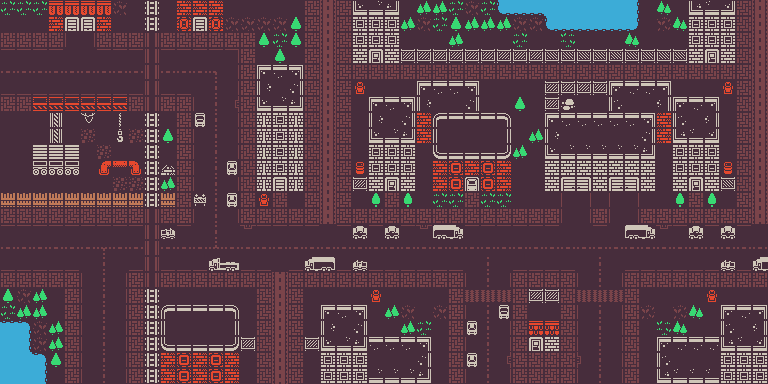

Rendered tile map (Tiled .tmx) drawn with the repository's tilesets; below, a short description and the full map source, tile grids included:
An orthogonal 48x24 tile map with 16x16 px tiles, 1 tile layer (Tile Layer 1).

<map version="1.10" tiledversion="1.10.1" orientation="orthogonal" renderorder="right-down" width="48" height="24" tilewidth="16" tileheight="16" infinite="0" nextlayerid="3" nextobjectid="1">
 <tileset firstgid="1" name="colored" tilewidth="16" tileheight="16" spacing="1" tilecount="1024" columns="32">
  <image source="tileset_legacy.png" width="543" height="543" />
 </tileset>
 <layer id="2" name="Tile Layer 1" width="48" height="24">
  <data encoding="csv">
6,6,6,358,358,358,358,2,1,161,1,488,488,488,1,1,1,1,1,17,73,17,593,594,595,1,68,68,6,2,6,1610612907,1610612906,1610612906,169,169,169,169,169,3221225642,1,2147483716,2147483649,2147484243,2147484242,2147484241,2147483665,2147483721,
1,1,1,488,328,328,488,1,1,161,1,422,328,422,2,2,2,2,33,17,73,17,556,556,556,68,2,6,33,68,68,68,2,2,1610612907,1610612906,1610612906,1610612906,1610612906,3221225643,1,2147483650,2147483716,2147484204,2147484204,2147484204,2147483665,2147483721,
17,17,17,17,3221225486,14,17,17,17,107,17,17,17,17,17,17,33,6,33,17,73,17,556,556,556,1,1,1,68,1,1,1,6,1,1,2147483654,2147483649,2147483649,2147483649,2147483716,2147483649,2147483649,2147483649,2147484204,2147484204,2147484204,2147483665,2147483721,
1610612750,1610612750,1610612750,1610612750,1,1,1610612750,1610612750,1610612750,107,1610612750,1610612750,1610612750,1610612750,1610612752,17,1,33,1,17,73,17,555,326,555,130,130,130,130,130,130,130,130,130,2147483778,2147483778,2147483778,2147483778,2147483778,2147483778,2147483778,2147483778,2147483778,2147484203,2147483974,2147484203,2147483665,2147483721,
2684354606,2684354606,2684354606,2684354606,2684354606,2684354606,2684354606,2684354606,2684354606,107,2684354606,1610612782,1610612782,3221225519,14,17,529,530,531,17,73,17,17,17,17,17,17,17,17,17,17,17,17,17,2147483665,2147483665,2147483665,2147483665,2147483665,2147483665,2147483665,2147483665,2147483665,2147483665,2147483665,2147483665,2147483665,2147483721,
2684354574,2684354574,2684354574,2684354574,2684354574,2684354574,2684354574,2684354574,2684354574,107,2684354574,2684354574,1,46,14,17,561,1,563,17,73,17,398,1,1,1,529,530,530,531,1,1,1,1,130,130,130,130,2147484179,2147484178,2147484178,2147484177,2147483649,2147483649,2147483649,2147484046,2147483665,2147483721,
17,17,427,427,427,427,427,427,17,107,17,17,3221225486,46,15,17,593,594,595,17,73,17,1,529,530,531,561,1,1,563,1,1,33,1,130,70,2147483649,2147483649,2147484211,2147483649,2147483649,2147484209,2147484179,2147484178,2147484177,2147483649,2147483665,2147483721,
1,1,1,428,1,399,1,397,1,161,1,17,751,46,14,17,587,556,587,17,73,17,1,561,1,563,488,625,626,626,626,627,1,1,529,530,530,530,530,530,531,2147484136,2147484211,2147483649,2147484209,2147483649,2147483665,2147483721,
1,1,1,428,1,3,1,429,3,161,33,17,3221225486,46,14,17,587,556,587,17,73,17,1,593,594,595,488,657,1,1,1,659,1,68,561,1,1,1,1,1,563,2147484136,2147484243,2147484242,2147484241,2147483649,2147483665,2147483721,
1,1,462,462,462,1,3,1,1,161,1,17,3221225486,46,14,17,587,556,587,17,73,17,1,556,556,556,1,689,690,690,690,691,68,1,593,594,594,594,594,594,595,2147483649,2147484204,2147484204,2147484204,2147483649,2147483665,2147483721,
1,1,432,432,432,1,393,394,2147484041,161,401,17,3221225486,46,719,17,587,556,587,17,73,17,430,556,556,556,1,488,424,488,424,488,1,1,555,555,555,555,555,555,555,2147483649,2147484204,2147484204,2147484204,2147484078,2147483665,2147483721,
1,1,1,1,1,1,1,3,3,161,68,17,3221225486,46,14,17,587,328,587,17,73,17,130,555,326,555,1,488,424,362,424,488,1,1,555,331,2147483979,555,331,2147483979,555,2147483649,2147484203,2147483974,2147484203,2147483778,2147483665,2147483721,
99,99,99,99,99,99,99,99,99,161,99,17,367,46,719,17,398,17,1,17,73,17,1,35,17,35,1,6,6,17,6,6,1,1,2147483649,3221225486,14,2147483649,3221225486,14,2147483649,2147483649,2147483683,2147483665,2147483683,2147483649,2147483665,2147483721,
17,17,17,17,17,17,17,17,17,107,17,17,3221225486,46,14,17,17,17,17,17,73,17,17,17,17,17,17,17,17,17,17,2147483665,2147483665,2147483665,2147483665,3221225486,14,2147483665,3221225486,14,2147483665,2147483665,2147483665,2147483665,2147483665,2147483665,2147483665,2147483721,
1610612750,1610612750,1610612750,1610612750,1610612750,1610612750,1610612750,1610612750,1610612750,107,750,1610612750,1,46,1,1610612751,1610612750,1610612750,1610612750,1610612750,1,1610612750,716,1610612750,716,1610612750,1610612751,653,654,1610612750,1610612750,3758096398,3758096398,3758096398,3758096398,1,1,3758096398,1,653,654,3758096399,3758096398,716,3758096398,716,3758096398,2147483649,
2684354606,2684354606,2684354606,2684354606,2684354606,2684354606,3221225520,2684354606,2684354606,107,2684354606,2684354606,2684354606,48,2684354606,2684354606,2684354606,2684354606,2684354606,2684354606,2684354606,2684354606,2684354606,2684354606,2684354606,2684354606,2684354606,2684354606,1610612782,1610612782,536870958,536870958,536870958,536870958,536870958,536870958,536870958,536870958,3758096430,3758096430,536870958,536870958,536870958,536870958,536870958,536870958,536870958,536870958,
2684354574,2684354574,2684354574,2684354574,2684354574,1,46,1,2684354574,107,2684354574,2684354574,2684354574,2147484270,2147484269,2684354574,2684354574,1,2684354574,2147484302,2147484301,2684354574,2147484398,2684354574,2684354574,2684354574,2684354574,2684354574,2684354574,1,46,2147483649,536870926,536870926,536870926,536870926,2147483649,2147483694,2147483649,536870926,536870926,536870926,536870926,536870926,536870926,2147484398,536870926,2147484302,
17,17,17,17,17,3221225486,46,14,17,107,17,17,17,17,17,17,17,73,17,17,17,17,17,17,17,17,17,17,17,3221225486,46,14,2147483665,2147483665,2147483665,2147483665,2147483662,2147483694,1073741838,2147483665,2147483665,2147483665,2147483665,2147483665,2147483665,2147483665,2147483665,2147483665,
33,2,68,1,17,3221225486,46,14,17,161,1,1,1,1,1,1,17,73,17,1,1,1,1,398,1,1,1,1,17,3221225677,3221225677,3221225677,17,130,130,2147483665,1073742029,1073742029,1073742029,2147483665,2147483649,2147483649,2147483649,2147483649,2147484046,2147483649,2147483649,2147483649,
6,68,68,1,17,3221225486,46,14,17,161,625,626,626,626,627,1,17,73,17,1,529,530,531,1,68,2,1,2,17,3221225486,46,751,17,1,2147483649,2147483665,2147483662,2147483694,1073741838,2147483665,2147483650,2147483649,2147483650,2147483716,2147483649,2147484179,2147484178,2147484177,
2684354730,2684354731,2,68,17,3221225486,46,14,17,161,657,1,1,1,659,1,17,73,17,1,561,1,563,1,1,68,6,1,17,719,46,14,17,360,360,2147483665,2147483662,2147483694,1073741838,2147483665,2147483649,2147483654,2147483716,2147483649,2147483649,2147484211,2147483649,2147484209,
169,3221225642,2,68,17,3221225486,46,14,17,161,689,690,690,690,691,130,17,73,17,130,593,594,595,530,530,530,531,1,17,3221225486,46,14,17,326,555,2147483665,2147483662,2147483694,1073741838,2147483665,2147483649,2147484179,2147484178,2147484178,2147484178,2147484243,2147484242,2147484241,
169,169,2684354731,33,17,3221225486,46,14,17,161,488,424,488,424,488,1,17,73,17,1,556,556,556,1,1,1,563,1,17,719,46,15,17,2147483665,2147483665,2147483665,2147483663,2147483694,1073741838,2147483665,2147483649,2147484211,2147483649,2147483649,2147483649,2147484204,2147484204,2147484204,
169,169,3221225642,1,17,3221225486,46,14,17,161,488,424,488,424,488,1,17,73,17,1,556,556,556,594,594,594,595,1,17,3221225486,46,14,17,2147483665,2147483665,2147483665,2147483662,2147483694,1073741838,2147483665,2147483649,2147484243,2147484242,2147484242,2147484242,2147484204,2147484204,2147484204
</data>
 </layer>
</map>